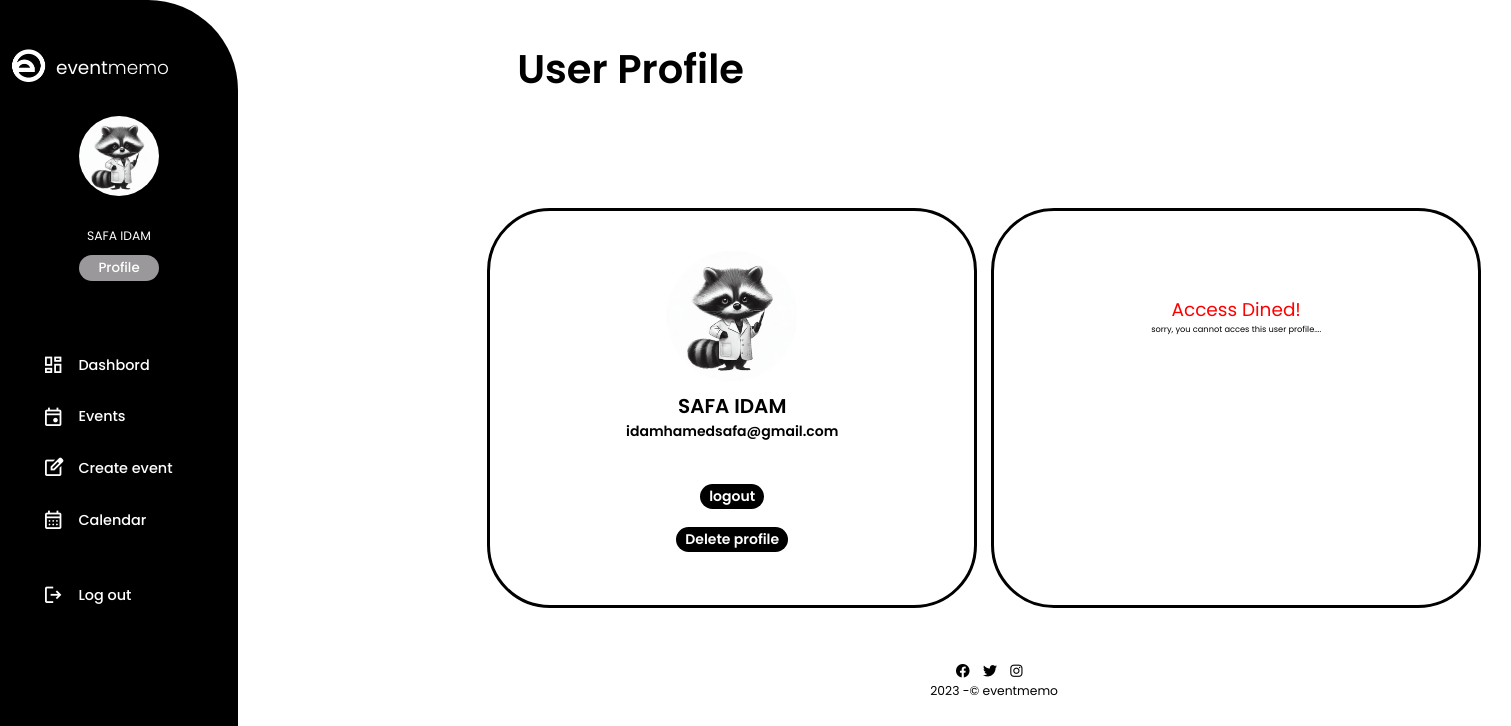
Screenshot of /update/2 (signed in) with the database file from the repository.
### main.py (models this page shows, shortened)
    class User(db.Model, UserMixin):
        id = db.Column(db.Integer, primary_key=True)
        username = db.Column(db.String(20), nullable=False, unique=True)
        email = db.Column(db.String(90), nullable=False, unique=True)
        date_add = db.Column(db.DateTime, default=datetime.utcnow)
        password_hash = db.Column(db.String(128))
        profil_pic = db.Column(db.String(), nullable=True)
        @property
        def password(self):
            raise AttributeError('password is not a readable attribute')

### main.py (the view, shortened to what this page needs)
    @app.route('/update/<int:id>', methods=['GET', 'POST'])
    @login_required
    def update(id):
        form = EditProfile()
        name_to_update = User.query.get_or_404(id)
        return render_template('update.html',
                               form=form,
                               name_to_update=name_to_update,
                               id=id)

### templates/update.html (shortened to what this page needs)
{% extends 'dashboardhome.html' %}
{% block content %}
<head>
    <link rel="stylesheet" href="{{url_for('static', filename='css/profile.css')}}" />
<link rel="stylesheet" href="https://cdnjs.cloudflare.com/ajax/libs/font-awesome/6.4.0/css/all.min.css"/>
<link rel="stylesheet" href="https://cdnjs.cloudflare.com/ajax/libs/font-awesome/6.4.0/css/all.min.css"/>
</head>
<body>
    <div class="container">
        <main>
          <header>
              <h1>User Profile</h1>
          </header>
          <section>
              <div class="image">
                {% if current_user.profil_pic %}
                <img
                  src="{{ url_for('static', filename='images/' + current_user.profil_pic )}}"
                  alt="defaultprofil"
                  width="150"
                />
                {% else %}
                <img
                  src="{{ url_for('static', filename='images/default.png')}}"
                  alt="defaultprofil"/>
                {% endif %}
                  <h2>{{current_user.username}} </h2>
                  <p class="email">{{current_user.email}} </p>
                  <a class="btn" href="{{ url_for('logout') }}">logout</a>
              <br>
              <a class="btn" href="{{ url_for('delete', id=id )}}">Delete profile</a>
              </div>
              <div class="info">
                {% if id == current_user.id %}
                <form
                action="/update/{{ name_to_update.id }}"
                method="POST"
                enctype="multipart/form-data"
              >
                    {{ form.hidden_tag() }}
                    <div class="submit">
                    {{form.profil_pic.label(class="form-label") }}
                    {{form.profil_pic(class="form-control",
                value=name_to_update.profile_pic)}}
              </div>
                <br>
                <br>
                      <div class="input">
                          <label for="name">Username</label>
                          {{form.username(class="form-control", value=name_to_update.username) }}
                      </div>
                      <div class="input">
                          <label for="email">Email</label>
                          {{form.email(class="form-control", value=name_to_update.email) }}
                      </div>
                      {{ form.submit(class="btn btn-success") }}
                  </form>
            {% else %}
            <h1 style="color: red">Access Dined!</h1>
            <h6>sorry, you cannot acces this user profile....</h6>
            {% endif %}
              </div>
          </section>
          <footer>
              <div class="social-icons">
                <a href="https://www.facebook.com" target="_blank"><i class="fab fa-facebook" aria-hidden="true"></i></a>
                <a href="https://www.twitter.com" target="_blank"><i class="fab fa-twitter" aria-hidden="true"></i></a>
                <a href="https://www.instagram.com" target="_blank"><i class="fab fa-instagram" aria-hidden="true"></i></a>
                  <p>2023 -© eventmemo</p>
              </div>
          </footer>
        </main>
    </div>
    {% endblock %}

### templates/dashboardhome.html (shortened to what this page needs)
<!DOCTYPE html>
<html lang="en">
  <head>
    <link rel="stylesheet" href="https://cdnjs.cloudflare.com/ajax/libs/font-awesome/6.4.0/css/all.min.css"/>
<link rel="stylesheet" href="{{url_for('static', filename='css/dash.css')}}" />
  </head>
<body>
  <body>
    <div class="container">
      <aside>
          <div class="top">
              <div class="logo">
                  <img src="{{ url_for('static', filename='images/iconlogo.png')}}" alt="">
                  <h2>event<span class="small">memo</span></h2>
              </div>
          </div>
          <div class="sidebar">
              <center>
               <div  class="profile-image">
                {% if current_user.profil_pic %}
            <img
              src="{{ url_for('static', filename='images/' + current_user.profil_pic )}}"
              alt="defaultprofil"
            />
            {% else %}
            <img
              src="{{ url_for('static', filename='images/default.png')}}"
              alt="defaultprofil"
            />
            {% endif %}
               </div>
               <div class="po">
                  <h4>{{current_user.username}} </h4>
                  <button onclick="window.location.href='{{ url_for('update', id=current_user.id) }}'">Profile</button>
                </div>
              </center>
              <a href="{{ url_for('dashboard')}}">
                  <span class="material-symbols-outlined">dashboard</span>
                  <h3>Dashbord</h3>
              </a>
              <a href="{{ url_for('events') }}">
                  <span class="material-symbols-outlined">event</span>
                  <h3>Events</h3>
              </a>
              <a href="{{ url_for('create_event') }}">
                  <span class="material-symbols-outlined">edit_square</span>
                  <h3>Create event</h3>
              </a>
              <a href="{{ url_for('calander') }}">
                  <span class="material-symbols-outlined">calendar_month</span>
                  <h3>Calendar</h3>
              </a>
              <a href="{{ url_for('logout') }}"><span class="material-symbols-outlined">logout</span>
              <h3>Log out</h3>
              </a>
          </div>
      </aside>
  <div class="cont">{% block content %} {% endblock %}</div>
  </body>
</html>

### static/css/dash.css (style rules this page uses)
* { margin: 0; padding: 0; box-sizing: border-box; font-family: 'Poppins', sans-serif; appearance: none; text-decoration: none; list-style: none; font-weight: 400; }
html { font-size: 14px; }
.po { padding: 11px; }
body { width: 100%; height: 100vh; font-family: 'Poppins', sans-serif; font-size: 0.88rem; user-select: none; overflow-x: hidden; }
.container { display: grid; width: 100%; gap: 1.8rem; grid-template-columns: 17rem auto; }
aside { height: 824px; background-color: black; border-radius: 0px 90px 90px 0px; }
aside .top { display: flex; align-items: center; justify-content: space-between; margin-top: 3.4rem; }
aside .logo { display: flex; color: white; align-items: center; }
aside .logo h2 span { font-weight: 300; }
aside .top img { width: 4rem; }
aside .sidebar { display: flex; flex-direction: column; height: 86vh; position: relative; padding-top: 29px; }
.sidebar center { display: flex; flex-direction: column; align-items: center; text-align: center; margin-bottom: 47px; }
.sidebar .profile-image { width: 90px; height: 90px; border-radius: 100px; margin-bottom: 10px; }
.sidebar .profile-image img { width: 80px; height: 80px; margin-bottom: 20px; border-radius: 100%; }
.sidebar center h4 { color: white; font-weight: 400; margin-bottom: 10px; }
.sidebar center button { border: none; color: white; background-color: hsl(300, 1%, 60%); padding: 3px 19px; border-radius: 30px; font-weight: 500; cursor: pointer; transition: 0.2s ease; }
aside .sidebar a { display: flex; color: white; margin-left: 3rem; gap: 1rem; align-items: center; position: relative; height: 3.7rem; transition: all 0.3s ease; }
aside h3 { font-weight: 500; }
aside .sidebar a span { font-size: 1.6rem; }
aside .sidebar a:last-child { position: absolute; bottom: 0rem; width: 87%; }
main { margin-top: 1.4rem; display: grid; grid-template-rows: 7rem auto 4rem; }
main header { display: flex; align-items: center; justify-content: space-between; width: 100%; padding: 20px 30px; }
main header h1 { font-size: 40px; font-weight: 600; padding-right: 20px; }
section { display: grid; grid-template-rows: 4rem auto; gap: 1rem; width: 100%; }
footer { width: 100%; text-align: center; margin-top: -56 px; }
footer .social-icons a { font-size: 14px; font-weight: 600; margin-right: 10px; color: black; }

### rows the page displays
User: profil_pic (picture), username "SAFA IDAM", email "idamhamedsafa@gmail.com"
